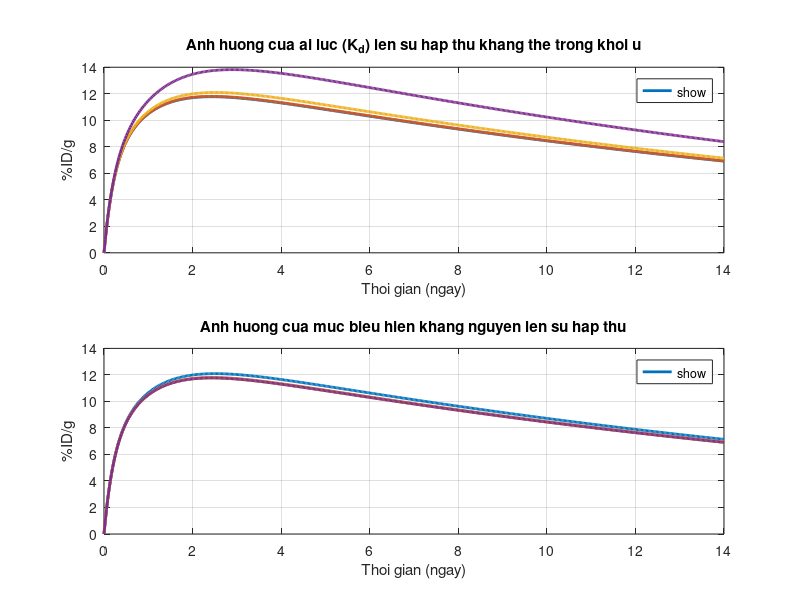

This figure's MATLAB source: (Note: this script raises an error after producing the figure.)
%% thurber_model_visualize.m
%
% Mo phong va truc quan hoa nghiem giai tich cua mo hinh compartmental
% Thurber & Wittrup (2012), "A mechanistic compartmental model for total
% antibody uptake in tumors", J. Theor. Biol. 314, 57-68.
%
% Phuong trinh chu dao (Eq. 6 trong bai bao):
%
%   d[Ab]_total/dt = kex * [Ab]_plasma(t) * Kd/(Ag_eps + Kd)
%                    - ke * Ag_eps/(Ag_eps + Kd) * [Ab]_total
%
% voi:
%   kex     = 2*P*Rcap/RKrogh^2   toc do thoat mach (extravasation rate)
%   ke                          toc do noi hoa + thoai hoa khang the
%   Kd                          hang so phan ly khang the-khang nguyen
%   Ag_eps  = [Ag]/epsilon        nong do khang nguyen hieu dung trong mo
%   [Ab]_plasma(t) = [Ab]_plasma0*(A*exp(-ka*t) + B*exp(-kb*t))  (2 pha)
%
% Nghiem giai tich dang dong (Eq. 7-8):
%
%   [Ab]_total(t)/[Ab]_plasma0 = kex * ( ...
%         A/(Omega-ka) * (exp(-ka*t) - exp(-Omega*t)) + ...
%         B/(Omega-kb) * (exp(-kb*t) - exp(-Omega*t)) )
%
%   Omega = kex*Kd/(Ag_eps+Kd) + ke*Ag_eps/(Ag_eps+Kd)
%
% Ket qua duoc doi sang %ID/g (Eq. 10):
%   %ID/g = 100 * ([Ab]_total/[Ab]_plasma0) / (Vplasma * rho)

clear; clc; close all;

%% --- Tham so co dinh (gia tri dien hinh, Table 1-2 cua bai bao) ---
kex = 0.737;    % [1/ngay] toc do thoat mach, gia tri fit cho IgG (Table 2)
ke  = 1.109;    % [1/ngay] toc do noi hoa+thoai hoa (tuong duong t1/2 = 15h)

% Duoc dong hoc huyet tuong hai pha, dien hinh cho IgG chuot
A_frac = 0.6;  ka = 5.00;   % pha alpha: phan bo nhanh
B_frac = 0.4;  kb = 0.05;   % pha beta: thai truong (t1/2 ~ 14 ngay)

Vplasma = 2;    % [mL] the tich huyet tuong chuot
rho     = 1;    % [g/mL] mat do mo khoi u

t = linspace(0, 14, 500);   % truc thoi gian: 0 -> 14 ngay

%% --- Ham tinh Omega (Eq. 8) va ty le [Ab]total/[Ab]plasma0 (Eq. 7) ---
Omega_fun = @(Kd, Ag_eps) kex.*Kd./(Ag_eps+Kd) + ke.*Ag_eps./(Ag_eps+Kd);

Ab_ratio = @(t, Kd, Ag_eps) kex .* ( ...
    A_frac ./ (Omega_fun(Kd,Ag_eps)-ka) .* (exp(-ka.*t) - exp(-Omega_fun(Kd,Ag_eps).*t)) + ...
    B_frac ./ (Omega_fun(Kd,Ag_eps)-kb) .* (exp(-kb.*t) - exp(-Omega_fun(Kd,Ag_eps).*t)) );

IDg_fun = @(t, Kd, Ag_eps) 100 * Ab_ratio(t, Kd, Ag_eps) / (Vplasma*rho);

%% --- Kich ban 1: anh huong cua ai luc Kd (binding site barrier) ---
Ag_eps_fixed = 100;                  % [nM] muc bieu hien khang nguyen co dinh
Kd_list      = [0.1, 1, 10, 100];    % [nM] tu ai luc rat cao den thap
colors1      = lines(numel(Kd_list));

figure('Position', [100 100 900 750]);

subplot(2,1,1); hold on; box on;
for i = 1:numel(Kd_list)
    plot(t, IDg_fun(t, Kd_list(i), Ag_eps_fixed), 'LineWidth', 2, ...
        'Color', colors1(i,:), ...
        'DisplayName', sprintf('K_d = %.1f nM', Kd_list(i)));
end
xlabel('Thoi gian (ngay)');
ylabel('%ID/g');
title('Anh huong cua ai luc (K_d) len su hap thu khang the trong khoi u');
legend('show', 'Location', 'northeast');
grid on;

%% --- Kich ban 2: anh huong cua muc bieu hien khang nguyen [Ag]/eps ---
Kd_fixed = 1;                          % [nM] ai luc co dinh (cao)
Ag_list  = [10, 100, 1000, 10000];     % [nM]
colors2  = lines(numel(Ag_list));

subplot(2,1,2); hold on; box on;
for i = 1:numel(Ag_list)
    plot(t, IDg_fun(t, Kd_fixed, Ag_list(i)), 'LineWidth', 2, ...
        'Color', colors2(i,:), ...
        'DisplayName', sprintf('[Ag]/\\epsilon = %d nM', Ag_list(i)));
end
xlabel('Thoi gian (ngay)');
ylabel('%ID/g');
title('Anh huong cua muc bieu hien khang nguyen len su hap thu');
legend('show', 'Location', 'northeast');
grid on;

sgtitle({'Mo hinh compartmental Thurber & Wittrup (2012)', ...
         'J. Theor. Biol. 314:57-68 -- nghiem giai tich Eq. (7)-(8)'});

%% --- Xuat hinh ---
exportgraphics(gcf, 'thurber_model_visualization.png', 'Resolution', 200);
fprintf('Da luu hinh: thurber_model_visualization.png\n');

%% --- (Tuy chon) Kiem tra ket qua bang so voi Table 2 cua bai bao ---
% Voi Kd rat nho (ai luc rat cao) va Ag_eps lon, uptake toi da xap xi
% cong thuc Eq. 18 trong bai bao cho truong hop ai luc cao:
tmax_idx = find(IDg_fun(t, 0.1, 10000) == max(IDg_fun(t, 0.1, 10000)), 1);
fprintf('Uptake dat dinh tai t = %.2f ngay (Kd=0.1 nM, Ag/eps=10000 nM)\n', t(tmax_idx));
